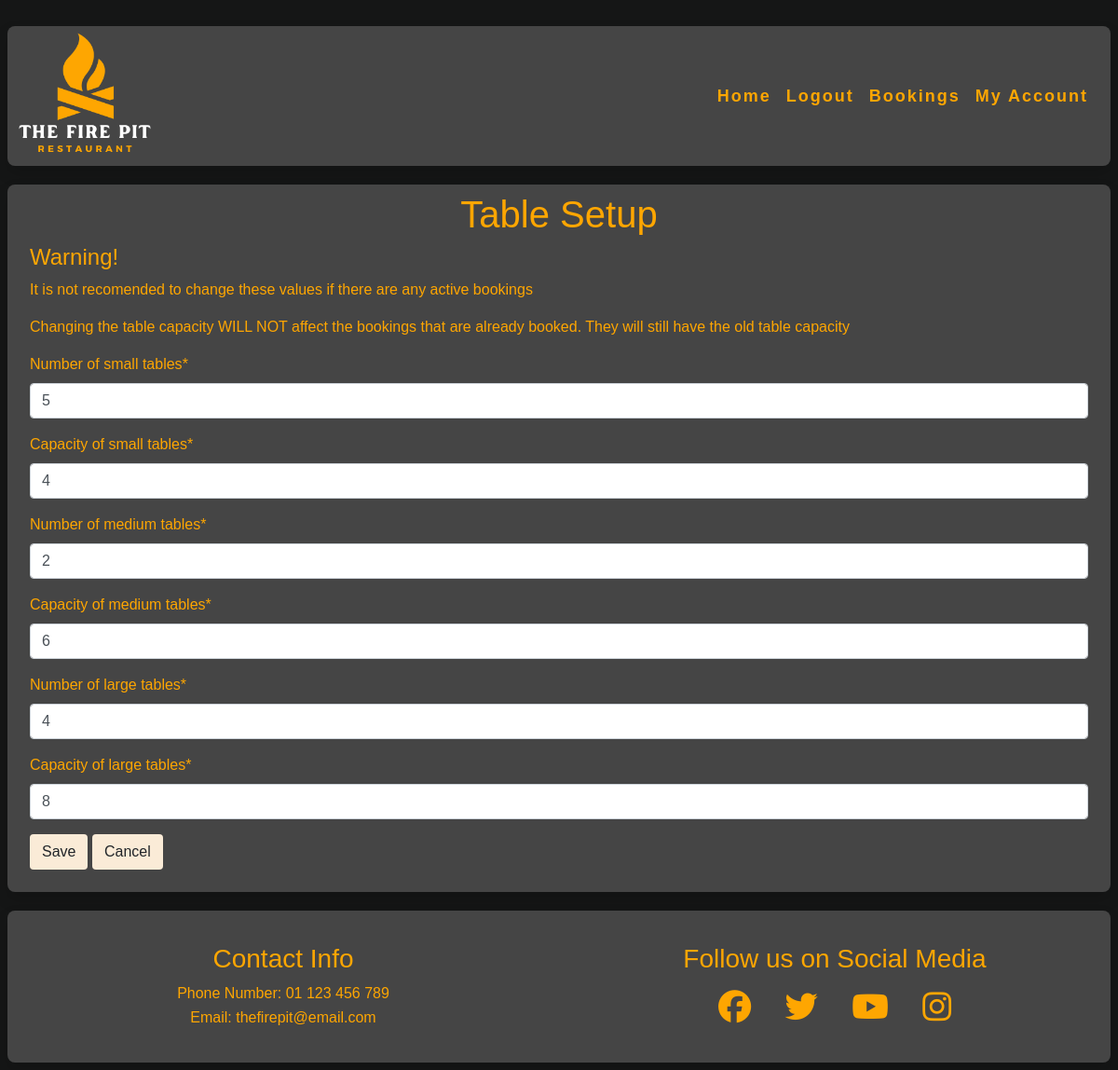
Page /booking/setup_page/1 (signed in) on the committed database.
### booking/models.py (models this page shows, shortened)
class AvailableBookings(models.Model):
    available_tables_small = models.IntegerField(default=0)
    seats_per_table_small = models.IntegerField(default=0)
    available_tables_medium = models.IntegerField(default=0)
    seats_per_table_medium = models.IntegerField(default=0)
    available_tables_large = models.IntegerField(default=0)
    seats_per_table_large = models.IntegerField(default=0)
    updated_on = models.DateTimeField(default=0)
    updated_by = models.ForeignKey(
        User, default=0, on_delete=models.SET_DEFAULT,
        related_name="available_bookings"
    )

### booking/views.py (the view, shortened to what this page needs)
# urls.py: path('setup_page/<slug:pk>',
class setup_page(LoginRequiredMixin, UserPassesTestMixin, UpdateView):
    form_class = SetupForm
    template_name = 'booking/setup_page.html'
    success_url = "/"
    model = AvailableBookings
    def test_func(self):
        if self.request.user.is_staff:
            return True
        return False

### booking/forms.py (shortened to what this page needs)
class SetupForm(forms.ModelForm):
    class Meta:
        model = AvailableBookings
        fields = [
            'available_tables_small', 'seats_per_table_small',
            'available_tables_medium', 'seats_per_table_medium',
            'available_tables_large', 'seats_per_table_large',
            ]
        labels = {
            'available_tables_small': 'Number of small tables',
            'available_tables_medium': 'Number of medium tables',
            'available_tables_large': 'Number of large tables',
            'seats_per_table_small': 'Capacity of small tables',
            'seats_per_table_medium': 'Capacity of medium tables',
            'seats_per_table_large': 'Capacity of large tables',
        }

### booking/templates/booking/setup_page.html (shortened to what this page needs)
{% extends "base.html" %}
{% load static %}
{% load crispy_forms_tags %}
{% block content %}
<div class="m-3">
    <form method="POST" action="{% url 'setup_page' 1 %}" class="form mb-2 p-2 form-style" enctype="multipart/form-data">
        <h1 class="text-center">Table Setup</h1>
        <h4>Warning!</h4>
        <p>It is not recomended to change these values if there are any active bookings</p>
        <p>Changing the table capacity WILL NOT affect the bookings that are already booked. They will still have the old table capacity</p>
        {{ form|crispy }}
        <button type="submit" class="btn button-style mb-3">Save</button>
        <a class="btn button-style mb-3" href="{% url 'booking_home' %}">Cancel</a>
    </form>
</div>
{% endblock %}

### static/css/style.css (style rules this page uses)
body { font-family: Nunito, sans-serif; font-weight: 300; background-color: #151616; color: #fea601; max-width: 1200px; padding: 8px; width: 100%; margin: auto; }
.btn { background-color: antiquewhite; }

### rows in the picture
AvailableBookings: available_tables_small "5", seats_per_table_small "4", available_tables_medium "2", seats_per_table_medium "6", available_tables_large "4", seats_per_table_large "8"
